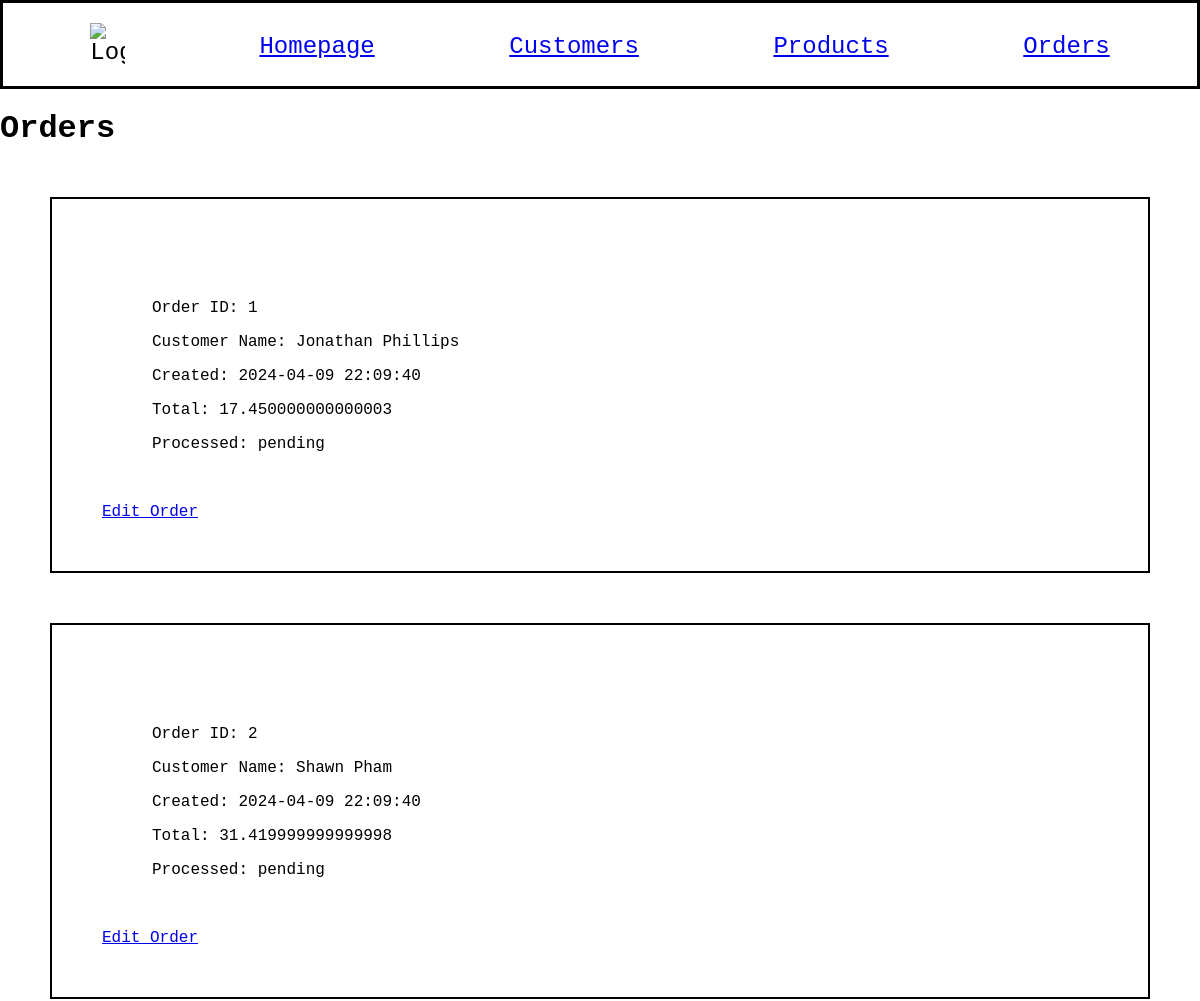
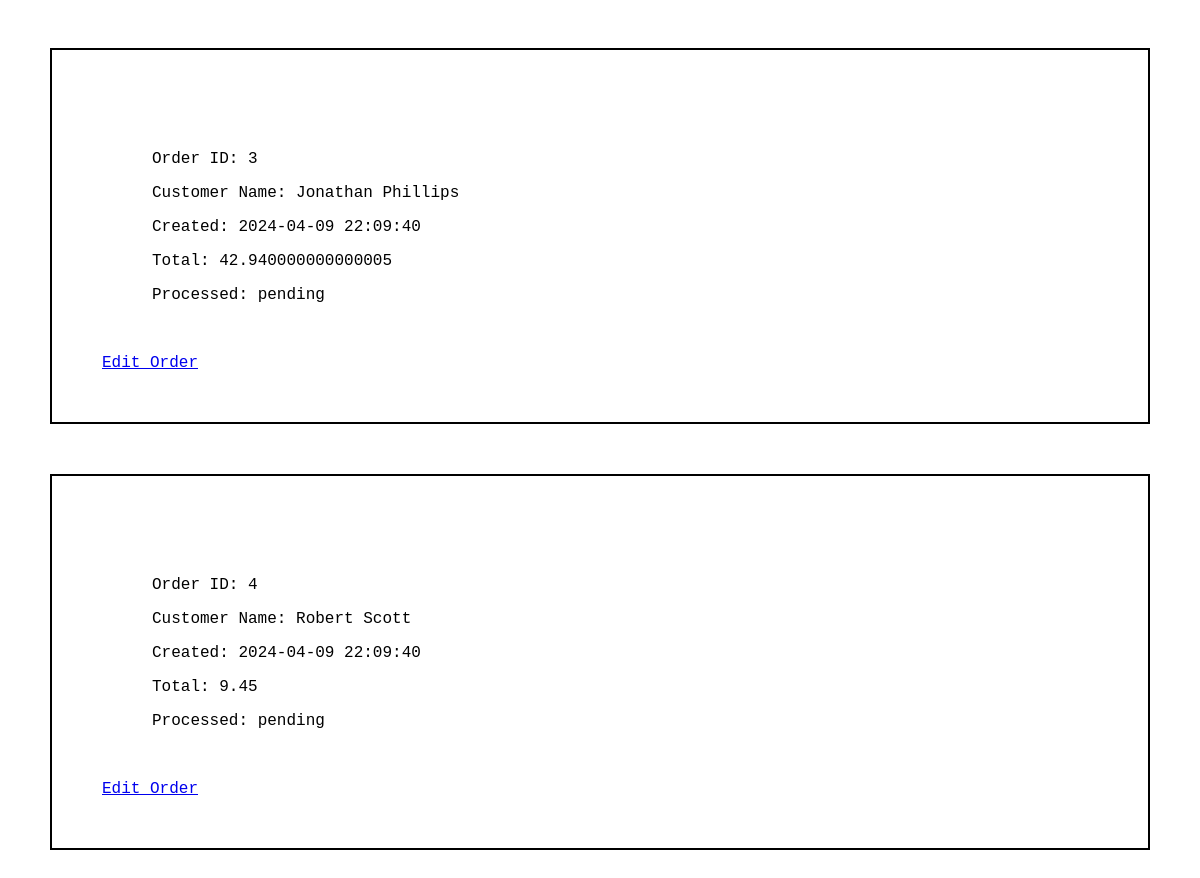
The page /orders on the database its author committed (2 pictures, top to bottom).
### models.py (models this page shows, shortened)
class Order(db.Model):
    id = mapped_column(Integer, primary_key=True)
    customer_id = mapped_column(Integer, ForeignKey(Customer.id), nullable=False)
    created = mapped_column(DateTime, default=func.now())
    processed = mapped_column(DateTime, nullable=True, default=None)
    customer = relationship("Customer", back_populates="orders")
    items = relationship("ProductOrder", back_populates="order")
    strategy = mapped_column(String(20), nullable=False, default="adjust")

class Customer(db.Model):
    id = mapped_column(Integer, primary_key=True)
    name = mapped_column(String(200), nullable=False, unique=True)
    phone = mapped_column(String(20), nullable=False)
    balance = mapped_column(Numeric(10,2), nullable=False, default=100)
    orders = relationship("Order")

### app.py (the view)
@app.route("/orders")
def orders():
    statement = select(Order).order_by(Order.id)
    records = db.session.execute(statement)
    orders = records.scalars().all()
    for order in orders:
        order.total = sum(float(item.product.price) * float(item.quantity) for item in order.items)
    return render_template("orders.html", orders=orders)

### templates/orders.html (shortened to what this page needs)
{% extends "base.html" %}
{% block content %}
<h1>Orders</h1>
{% for order in orders %}
<div id="ord_container">
    {% set class_name = "pending" %}
    {% if order.processed %}
        {% set class_name = "processed" %}
    {% endif %}
    <div class="{{ class_name }}" id="ord_info">
        <p>Order ID: {{ order.id }}</p>
        <p>Customer Name: {{ order.customer.name }}</p>
        <p>Created: {{ order.created }}</p>
        <p>Total: {{ order.total }}</p>
        <p>Processed: {{ class_name }}</p>
    </div>
    <div id="ord_buttons">
        <a href="/orders/{{ order.id }}">Edit Order</a>
    </div>
</div>
{% endfor %}
{% endblock %}

### static/style.css (style rules this page uses)
body { background-color: rgb(255, 255, 255); margin: 0 auto; font-family: 'Courier New', Courier, monospace; }
#ord_container { margin: 50px 50px 50px 50px; border: 2px black solid; padding: 50px; }
#ord_info { margin: 50px 50px 50px 50px; }

### rows shown on the page
Order: id "1", customer.name "Jonathan Phillips", created "2024-04-09 22:09:40", total "17.450000000000003", class_name "pending"
Order: id "2", customer.name "Shawn Pham", created "2024-04-09 22:09:40", total "31.419999999999998", class_name "pending"
Order: id "3", customer.name "Jonathan Phillips", created "2024-04-09 22:09:40", total "42.940000000000005", class_name "pending"
Order: id "4", customer.name "Robert Scott", created "2024-04-09 22:09:40", total "9.45", class_name "pending"
